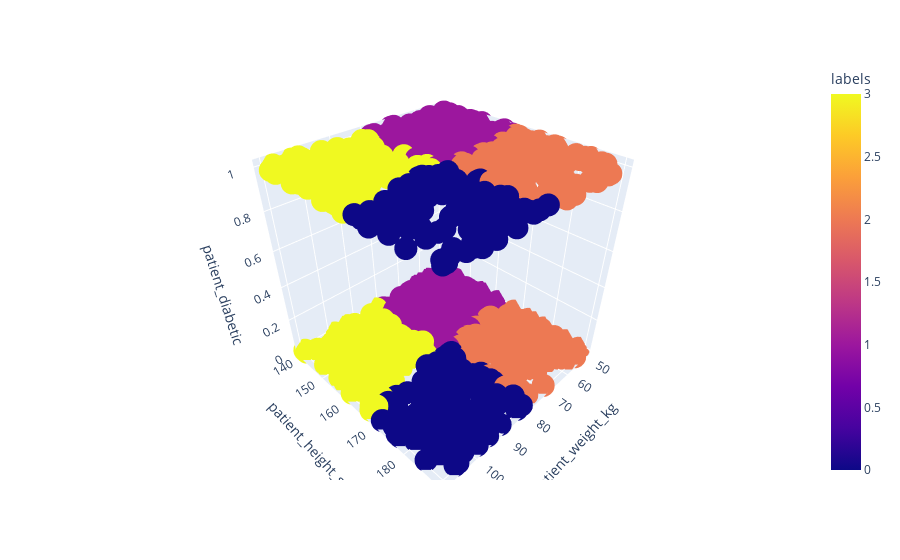

The code cell stored with this chart in its notebook:
### Markdown cell above
Additionally, you can visualize the clusters in 3-D scatter plot. Give it a try below.

### Code cell
# Your code here:

import plotly.express as px 

fig = px.scatter_3d(patients1, x='patient_weight_kg', y= 'patient_height_sm', z= 'patient_diabetic', color=patients1.labels)     
fig.show()

### Figure 1 — Plotly figure (JSON) as saved in the notebook; plotly's stock layout.template omitted (floating-point values rounded to 4 significant figures; data arrays with more than 128 entries replaced by an {"elided": "..."} marker saying what was removed)
{"data": [{"hovertemplate": "patient_weight_kg=%{x}<br>patient_height_sm=%{y}<br>patient_diabetic=%{z}<br>labels=%{marker.color}<extra></extra>", "legendgroup": "", "marker": {"color": {"elided": "942 int values"}, "coloraxis": "coloraxis", "symbol": "circle"}, "mode": "markers", "name": "", "scene": "scene", "showlegend": false, "type": "scatter3d", "x": {"elided": "942 int values"}, "y": {"elided": "942 int values"}, "z": {"elided": "942 int values"}}], "layout": {"coloraxis": {"colorbar": {"title": {"text": "labels"}}, "colorscale": [[0, "#0d0887"], [0.1111, "#46039f"], [0.2222, "#7201a8"], [0.3333, "#9c179e"], [0.4444, "#bd3786"], [0.5556, "#d8576b"], [0.6667, "#ed7953"], [0.7778, "#fb9f3a"], [0.8889, "#fdca26"], [1, "#f0f921"]]}, "legend": {"tracegroupgap": 0}, "margin": {"t": 60}, "scene": {"domain": {"x": [0, 1], "y": [0, 1]}, "xaxis": {"title": {"text": "patient_weight_kg"}}, "yaxis": {"title": {"text": "patient_height_sm"}}, "zaxis": {"title": {"text": "patient_diabetic"}}}}}
